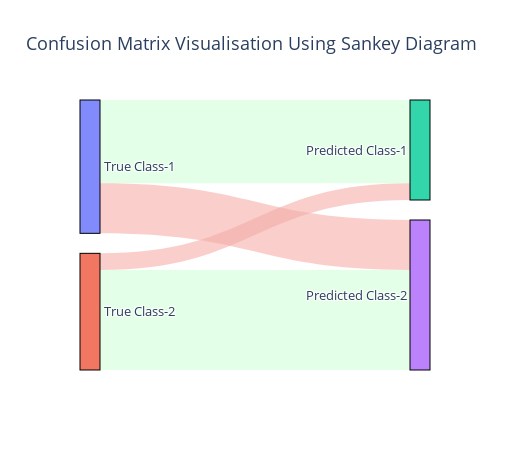

Notebook cell for this chart:
### Code cell
# create a Sankey chart
fig = go.Figure(data=[go.Sankey(
    
    node = dict(
      pad = 20,
      thickness = 20,
      line = dict(color = "black", width = 1.0),
      label = labels,
      
      # this template will be used to display text when hovering over nodes  
      hovertemplate = "%{label} has total %{value:d} instances<extra></extra>"
    ),
    link = dict(
      source = df.source, 
      target = df.target,
      value = df.value,
      color = df.colour,
      customdata = df['tooltip'], 
        
      # this template will be used to display text when hovering over the links  
      hovertemplate = "%{customdata}<extra></extra>"  
  ))])

fig.update_layout(title_text="Confusion Matrix Visualisation Using Sankey Diagram", font_size=13,
                  width=510, height=450)
fig.show(render="jpg")

### Figure 1 — Plotly figure (JSON) as saved in the notebook; plotly's stock layout.template omitted (floating-point values rounded to 4 significant figures)
{"data": [{"link": {"color": ["rgba(211,255,216,0.6)", "rgba(245,173,168,0.6)", "rgba(245,173,168,0.6)", "rgba(211,255,216,0.6)"], "customdata": ["10 Class-1 instances correctly classified as Class-1", "6 Class-1 instances misclassified as Class-2", "2 Class-2 instances misclassified as Class-1", "12 Class-2 instances correctly classified as Class-2"], "hovertemplate": "%{customdata}<extra></extra>", "source": [0, 0, 1, 1], "target": [2, 3, 2, 3], "value": [10, 6, 2, 12]}, "node": {"hovertemplate": "%{label} has total %{value:d} instances<extra></extra>", "label": ["True Class-1", "True Class-2", "Predicted Class-1", "Predicted Class-2"], "line": {"color": "black", "width": 1}, "pad": 20, "thickness": 20}, "type": "sankey"}], "layout": {"font": {"size": 13}, "height": 450, "title": {"text": "Confusion Matrix Visualisation Using Sankey Diagram"}, "width": 510}}
